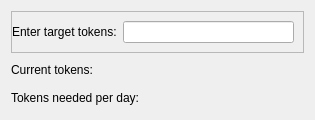
<?xml version="1.0" encoding="UTF-8"?>
<ui version="4.0">
 <class>current_event_details_widget</class>
 <widget class="QWidget" name="current_event_details_widget">
  <property name="geometry">
   <rect>
    <x>0</x>
    <y>0</y>
    <width>315</width>
    <height>120</height>
   </rect>
  </property>
  <property name="windowTitle">
   <string>Form</string>
  </property>
  <layout class="QVBoxLayout" name="current_event_widget_vertical_layout">
   <item>
    <widget class="QFrame" name="token_target_frame">
     <property name="frameShape">
      <enum>QFrame::StyledPanel</enum>
     </property>
     <property name="frameShadow">
      <enum>QFrame::Raised</enum>
     </property>
     <layout class="QHBoxLayout" name="token_target_frame_horizontal_layout">
      <property name="leftMargin">
       <number>0</number>
      </property>
      <item>
       <widget class="QLabel" name="token_target_frame_label">
        <property name="text">
         <string>Enter target tokens:</string>
        </property>
       </widget>
      </item>
      <item>
       <widget class="QLineEdit" name="token_target_frame_input_lineedit"/>
      </item>
     </layout>
    </widget>
   </item>
   <item>
    <widget class="QLabel" name="current_event_current_tokens_label">
     <property name="text">
      <string>Current tokens: </string>
     </property>
    </widget>
   </item>
   <item>
    <widget class="QLabel" name="current_event_target_tokens_per_day_label">
     <property name="text">
      <string>Tokens needed per day: </string>
     </property>
    </widget>
   </item>
  </layout>
 </widget>
 <resources/>
 <connections/>
</ui>
